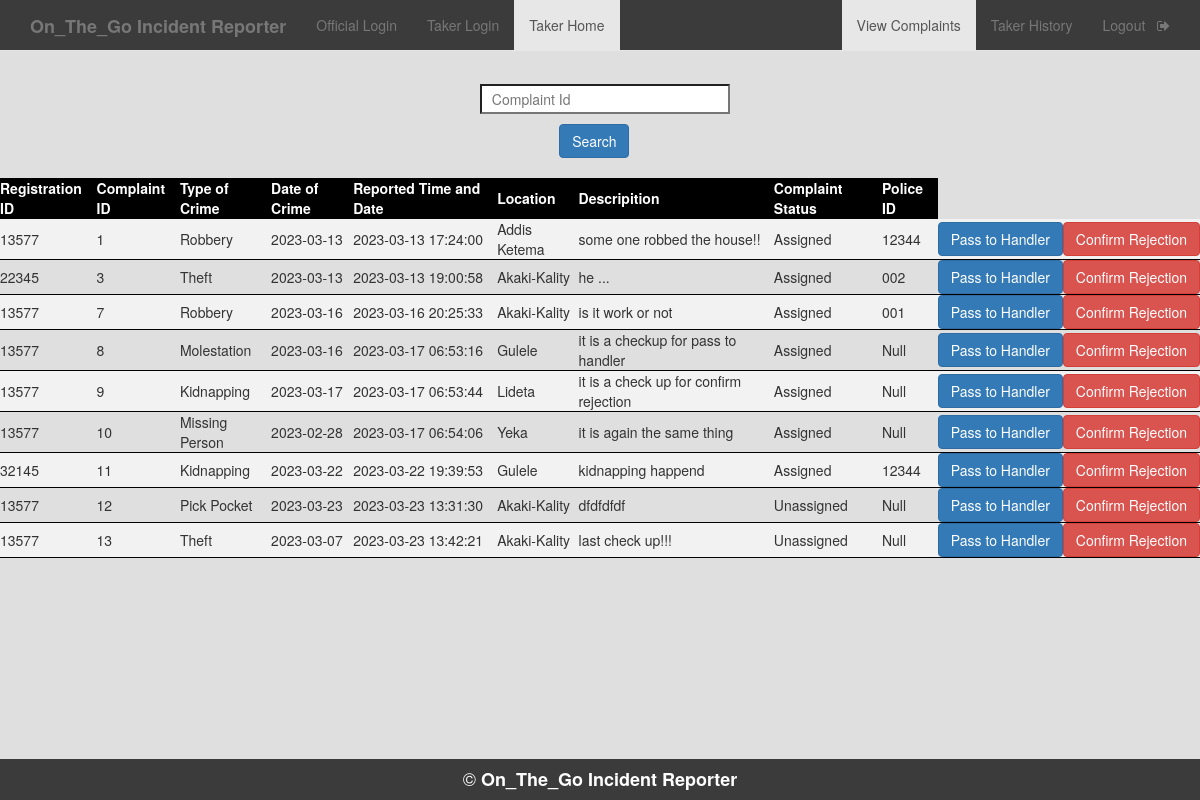
The page /TakerHome.php (signed in) on the database its author committed.
### tables this page shows
CREATE TABLE `complaint` (
  `c_id` int(11) NOT NULL,
  `id_no` bigint(12) NOT NULL,
  `location` varchar(50) NOT NULL,
  `type_crime` varchar(50) NOT NULL,
  `d_o_c` date NOT NULL,
  `repo_time_and_date` varchar(50) NOT NULL DEFAULT current_timestamp(),
  `description` varchar(7000) NOT NULL,
  `inc_status` varchar(50) DEFAULT 'Unassigned',
  `pol_status` varchar(50) DEFAULT 'null',
  `p_id` varchar(50) DEFAULT 'Null'
);

### TakerHome.php (the view, shortened to what this page needs)
<!DOCTYPE html>
<html>
<head>
</head>
<body style="background-color: #dfdfdf">
	<nav  class="navbar navbar-default navbar-fixed-top" style="background-color:#3b3b3b;">
  <div class="container">
    <div class="navbar-header">
      <a class="navbar-brand" href="home.php"><b> On_The_Go Incident Reporter </b></a>
    </div>
    <div id="navbar" class="collapse navbar-collapse">
      <ul class="nav navbar-nav">
        <li ><a href="official_login.php">Official Login</a></li>
        <li ><a href="Takerlogin.php">Taker Login</a></li>
        <li class="active"><a href="TakerHome.php">Taker Home</a></li>
      </ul>
      <ul class="nav navbar-nav navbar-right">
         <li class="active" ><a href="TakerHome.php">View Complaints</a></li>
        <li ><a href="TakerHistory.php">Taker History</a></li>
        <li><a href="Taker_logout.php">Logout &nbsp <i class="fa fa-sign-out" aria-hidden="true"></i></a></li>
      </ul>
    </div>
  </div>
 </nav>
    <form style="margin-top: 7%; margin-left: 40%;" method="post">
      <input type="text" name="cid" style="width: 250px; height: 30px; background-color:white;" placeholder="&nbsp Complaint Id" id="ciid" onfocusout="f1()" required>
        <div>
      <input class="btn btn-primary" type="submit" value="Search" name="s2" style="margin-top: 10px; margin-left: 11%;"> </br> </br>
        </div>
    </form>
    <div style="position: fixed;
   left: 0;
   bottom: 0;
   width: 100%;
   height: 30px;
   background-color: rgba(0,0,0,0.8);
   color: white;
   text-align: center;">
  <h4 style="color: white;">&copy <b> on_the_go incident reporter | All Right Reserved</b></h4>
</div>
<?php
    $conn=mysqli_connect("localhost","root","");
  mysqli_select_db($conn,"on_the_go incident reporter");
  $sql = "SELECT id_no,c_id, type_crime, d_o_c,repo_time_and_date,location,description, inc_status, p_id FROM complaint";
  $result = mysqli_query($conn, $sql);
  if (mysqli_num_rows($result) > 0) {
      echo "<table>";
      echo "<tr>
      <th>Registration ID</th>
      <th>Complaint ID</th>
      <th>Type of Crime</th>
      <th>Date of Crime</th>
      <th>Reported Time and Date </th>
      <th>Location</th>
      <th>Descripition</th>
      <th>Complaint Status</th>
      <th>Police ID</th></tr>";
      while ($row = mysqli_fetch_assoc($result)) {
        echo "<tr class='complaint-row' id='complaint-".$row["c_id"]."'>
            <td>" . $row["id_no"] . "</td>
            <td>" . $row["c_id"] . "</td>
            <td>" . $row["type_crime"] . "</td>
            <td>" . $row["d_o_c"] . "</td>
            <td>" . $row["repo_time_and_date"] . "</td>
            <td>" . $row["location"] . "</td>
            <td>" . $row["description"] . "</td>
            <td>" . $row["inc_status"] . "</td>
            <td>" . $row["p_id"] . "</td>
            <td>
                    <form method='post'>
                        <input type='hidden' name='c_id' value='" . $row["c_id"] . "'>
                        <input type='hidden' name='id_no' value='" . $row["id_no"] . "'>
                        <input type='hidden' name='type_crime' value='" . $row["type_crime"] . "'>
                        <input type='hidden' name='d_o_c' value='" . $row["d_o_c"] . "'>
                        <input type='hidden' name='repo_time_and_date' value='" . $row["repo_time_and_date"] . "'>
                        <input type='hidden' name='location' value='" . $row["location"] . "'>
                        <input type='hidden' name='description' value='" . $row["description"] . "'>
                        <input type='hidden' name='inc_status' value='" . $row["inc_status"] . "'>
                        <input type='hidden' name='p_id' value='" . $row["p_id"] . "'>
                        <button type='submit' name='pass_to_handler' class='btn btn-primary' onclick='hideRow(".$row["c_id"].")'>Pass to Handler</button>
                    </form>
        </td>
        <td>
                    <form method='post'>
                    <input type='hidden' name='c_id' value='" . $row["c_id"] . "'>
                    <input type='hidden' name='id_no' value='" . $row["id_no"] . "'>
                    <input type='hidden' name='type_crime' value='" . $row["type_crime"] . "'>
                    <input type='hidden' name='d_o_c' value='" . $row["d_o_c"] . "'>
                    <input type='hidden' name='repo_time_and_date' value='" . $row["repo_time_and_date"] . "'>
                    <input type='hidden' name='location' value='" . $row["location"] . "'>
                    <input type='hidden' name='description' value='" . $row["description"] . "'>
                    <input type='hidden' name='inc_status' value='" . $row["inc_status"] . "'>
                    <input type='hidden' name='p_id' value='" . $row["p_id"] . "'>
                    <button type='submit' name='reject_complaint' class='btn btn-danger' onclick='confirmReject(".$row["c_id"].")'>Confirm Rejection</button>
                   </form>
            </td>
        </tr>";
    }
      echo "</table>";
  } else {
      echo "No complaints found.";
  }
  ?>
	<link rel="stylesheet" type="text/css" href="https://maxcdn.bootstrapcdn.com/bootstrap/3.3.5/css/bootstrap.min.css">
	<link rel="stylesheet" type="text/css" href="https://maxcdn.bootstrapcdn.com/font-awesome/4.4.0/css/font-awesome.min.css">
<div style="position: fixed;
            left: 0;
            bottom: 0;
            width: 100%;
            background-color:#3b3b3b;
            color: white;
            text-align: center;">
            <h4 style="color: white;">&copy <b>On_The_Go Incident Reporter</b></h4>
         </div>
</body>
</html>

### TakerHome.php (style rules this page uses)
table { border-collapse: collapse; width: 100%; }
th, td { padding: 8px; text-align: left; border-bottom: 1px solid #000; }
th { background-color: black; color: white; }
tr:nth-child(even) { background-color: #f2f2f2; }

### rows shown on the page
complaint: id_no "13577", c_id "1", type_crime "Robbery", d_o_c "2023-03-13", repo_time_and_date "2023-03-13 17:24:00", location "Addis Ketema", description "some one robbed the house!!", inc_status "Assigned", p "12344"
complaint: id_no "22345", c_id "3", type_crime "Theft", d_o_c "2023-03-13", repo_time_and_date "2023-03-13 19:00:58", location "Akaki-Kality", description "he ...", inc_status "Assigned", p "002"
complaint: id_no "13577", c_id "7", type_crime "Robbery", d_o_c "2023-03-16", repo_time_and_date "2023-03-16 20:25:33", location "Akaki-Kality", description "is it work or not", inc_status "Assigned", p "001"
complaint: id_no "13577", c_id "8", type_crime "Molestation", d_o_c "2023-03-16", repo_time_and_date "2023-03-17 06:53:16", location "Gulele", description "it is a checkup for pass to handler", inc_status "Assigned", p "Null"
complaint: id_no "13577", c_id "9", type_crime "Kidnapping", d_o_c "2023-03-17", repo_time_and_date "2023-03-17 06:53:44", location "Lideta", description "it is a check up for confirm rejection", inc_status "Assigned", p "Null"
complaint: id_no "13577", c_id "10", type_crime "Missing Person", d_o_c "2023-02-28", repo_time_and_date "2023-03-17 06:54:06", location "Yeka", description "it is again the same thing", inc_status "Assigned", p "Null"
complaint: id_no "32145", c_id "11", type_crime "Kidnapping", d_o_c "2023-03-22", repo_time_and_date "2023-03-22 19:39:53", location "Gulele", description "kidnapping happend", inc_status "Assigned", p "12344"
complaint: id_no "13577", c_id "12", type_crime "Pick Pocket", d_o_c "2023-03-23", repo_time_and_date "2023-03-23 13:31:30", location "Akaki-Kality", description "dfdfdfdf", inc_status "Unassigned", p "Null"
complaint: id_no "13577", c_id "13", type_crime "Theft", d_o_c "2023-03-07", repo_time_and_date "2023-03-23 13:42:21", location "Akaki-Kality", description "last check up!!!", inc_status "Unassigned", p "Null"
